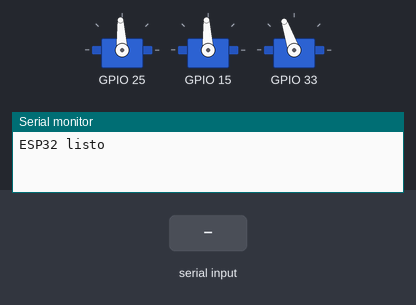
This sketch was run on a simulated ESP32. On the bench: 3 × servo, the last lines printed to the serial monitor. The test bench sets the inputs (shaded band). Nothing arrives over Bluetooth unless stated; servo pulses on a pin are drawn as a servo (544–2400 µs = 0–180°).

Above: at 1.2 s.
1.3 s: "ZERO\n" received over the second serial link
At 1.8 s:
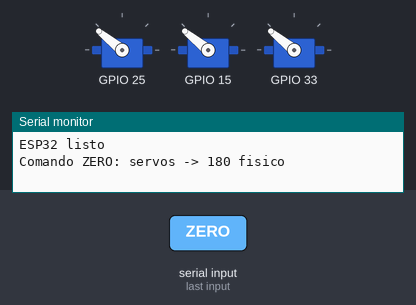
3.5 s: "LOST,1\n" received over the second serial link
5.0 s: "ZERO,1\n" received over the second serial link
Timing chart, 0 to 8.0 s (numbered marks = the images above; inputs shaded):
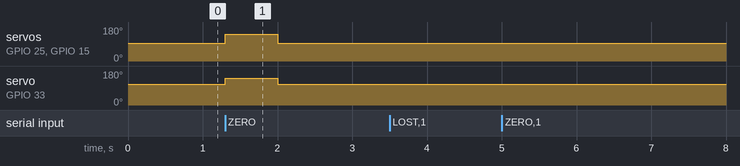

The sketch:

esp32_ball_platform.ino
```cpp
#include <Arduino.h>
#include "BluetoothSerial.h"

BluetoothSerial SerialBT;

// === Buffer para lectura BT no bloqueante ===
String btBuffer;

// === Pines de los servos ===
#define SERVO_IZQ   25
#define SERVO_DER   15
#define SERVO_VERT  33

// === PWM ===
const uint32_t FREQ_HZ = 50;
const uint8_t  RES_BITS = 12;
const uint16_t DUTY_MIN = 205;   // ~1.0 ms
const uint16_t DUTY_MAX = 410;   // ~2.0 ms

// Convierte grados fisicos 0..180 a duty
uint16_t dutyFromDeg(int deg){
  deg = constrain(deg,0,180);
  return map(deg,0,180,DUTY_MIN,DUTY_MAX);
}

// Convierte de angulo logico (0..180, centro 90) a fisico (invertido)
int logicalToPhysical(int logicalDeg){
  logicalDeg = constrain(logicalDeg, 0, 180);
  // 0 logico -> 180 fisico, 180 logico -> 0 fisico
  return 180 - logicalDeg;
}

// Escribe usando grados logicos
void writeServoLogical(int pin, int logicalDeg){
  int fisico = logicalToPhysical(logicalDeg);
  ledcWrite(pin, dutyFromDeg(fisico));
}

// Configurar servo con angulo logico inicial
void configServo(int pin, int initialLogical){
  pinMode(pin,OUTPUT);
  ledcAttach(pin,FREQ_HZ,RES_BITS);   // usa el pin como canal
  writeServoLogical(pin,initialLogical);
}

// === Rango y rampa ===
const int LIM_MIN = 0;
const int LIM_MAX = 180;
const int PASO_RAMPA = 45;          // tamano de paso en rampa
const uint32_t DT_RAMP_MS = 2;
const uint32_t TIMEOUT_MS = 700;

// Estado en grados LOGICOS
int posIzq = 90;
int posDer = 90;
int posVert= 60;

int tgtIzq = 90;
int tgtDer = 90;
int tgtVert= 60;

uint32_t tPrevRamp = 0;
uint32_t tLastCmd  = 0;

// Rampa suave hacia el objetivo
void aplicarRampa(){
  uint32_t now = millis();
  if(now - tPrevRamp < DT_RAMP_MS) return;
  tPrevRamp = now;

  auto go = [&](int actual,int target){
    if(actual < target) return min(actual + PASO_RAMPA, target);
    if(actual > target) return max(actual - PASO_RAMPA, target);
    return actual;
  };

  posIzq = go(posIzq, tgtIzq);
  posDer = go(posDer, tgtDer);
  posVert= go(posVert,tgtVert);

  // Escribimos usando grados LOGICOS, se invierten adentro
  writeServoLogical(SERVO_IZQ, posIzq);
  writeServoLogical(SERVO_DER, posDer);
  writeServoLogical(SERVO_VERT,posVert);
}

// Parsea "ANG:izq,der,vert"
bool parseAngulos(const String &msg, int &aIzq, int &aDer, int &aVert){
  if (!msg.startsWith("ANG:")) return false;
  String data = msg.substring(4);  // despues de "ANG:"

  int c1 = data.indexOf(',');
  if (c1 < 0) return false;
  int c2 = data.indexOf(',', c1 + 1);
  if (c2 < 0) return false;

  String sIzq  = data.substring(0, c1);
  String sDer  = data.substring(c1 + 1, c2);
  String sVert = data.substring(c2 + 1);

  sIzq.trim();
  sDer.trim();
  sVert.trim();

  aIzq  = sIzq.toInt();
  aDer  = sDer.toInt();
  aVert = sVert.toInt();

  return true;
}

// ======== SETUP ========
void setup(){
  Serial.begin(115200);
  SerialBT.begin("ESP32-BallPlatform");

  configServo(SERVO_IZQ, posIzq);
  configServo(SERVO_DER, posDer);
  configServo(SERVO_VERT,posVert);

  Serial.println("ESP32 listo");
  tLastCmd = millis();
}

// ======== LOOP ========
void loop(){

  // --- Lectura Bluetooth no bloqueante ---
  while (SerialBT.available()) {
    char c = (char)SerialBT.read();

    if (c == '\n') {
      // Tenemos una linea completa en btBuffer
      String msg = btBuffer;
      btBuffer = "";        // limpiar para el siguiente mensaje

      msg.trim();
      if (msg.length() > 0) {
        tLastCmd = millis();

        if (msg == "LOST") {
          // PC perdio mano/objetivo -> "centro"
          tgtIzq  = 90;
          tgtDer  = 90;
          tgtVert = 60;
          Serial.println("Comando LOST: centro.");

        } else if (msg == "ZERO") {
          // TODOS los servos a 180 fisicos
          // => 0 logico por el mapeo invertido
          tgtIzq  = 0;
          tgtDer  = 0;
          tgtVert = 0;
          Serial.println("Comando ZERO: servos -> 180 fisico");

        } else {
          int aIzq, aDer, aVert;
          if (parseAngulos(msg, aIzq, aDer, aVert)) {
            tgtIzq  = constrain(aIzq,  LIM_MIN, LIM_MAX);
            tgtDer  = constrain(aDer,  LIM_MIN, LIM_MAX);
            tgtVert = constrain(aVert, LIM_MIN, LIM_MAX);
            Serial.printf("ANG -> IZQ:%d DER:%d VERT:%d\n", tgtIzq, tgtDer, tgtVert);
          } else {
            Serial.print("Comando desconocido: ");
            Serial.println(msg);
          }
        }
      }
    } else if (c != '\r') {
      // Acumulamos caracteres, ignorando CR
      btBuffer += c;
    }
  }

  // Si pasa mucho tiempo sin recibir comandos, vuelve al centro
  if(millis() - tLastCmd > TIMEOUT_MS){
    tgtIzq = 90;
    tgtDer = 90;
    tgtVert= 60;
  }

  aplicarRampa();
  delay(1);
}
```

Measured:
- after the input at 1.3 s, servo on GPIO 25, servo on GPIO 15: 93° → 141° at once, → 93° 0.70 s later; servo on GPIO 33: 109° → 141° at once, → 109° 0.70 s later
